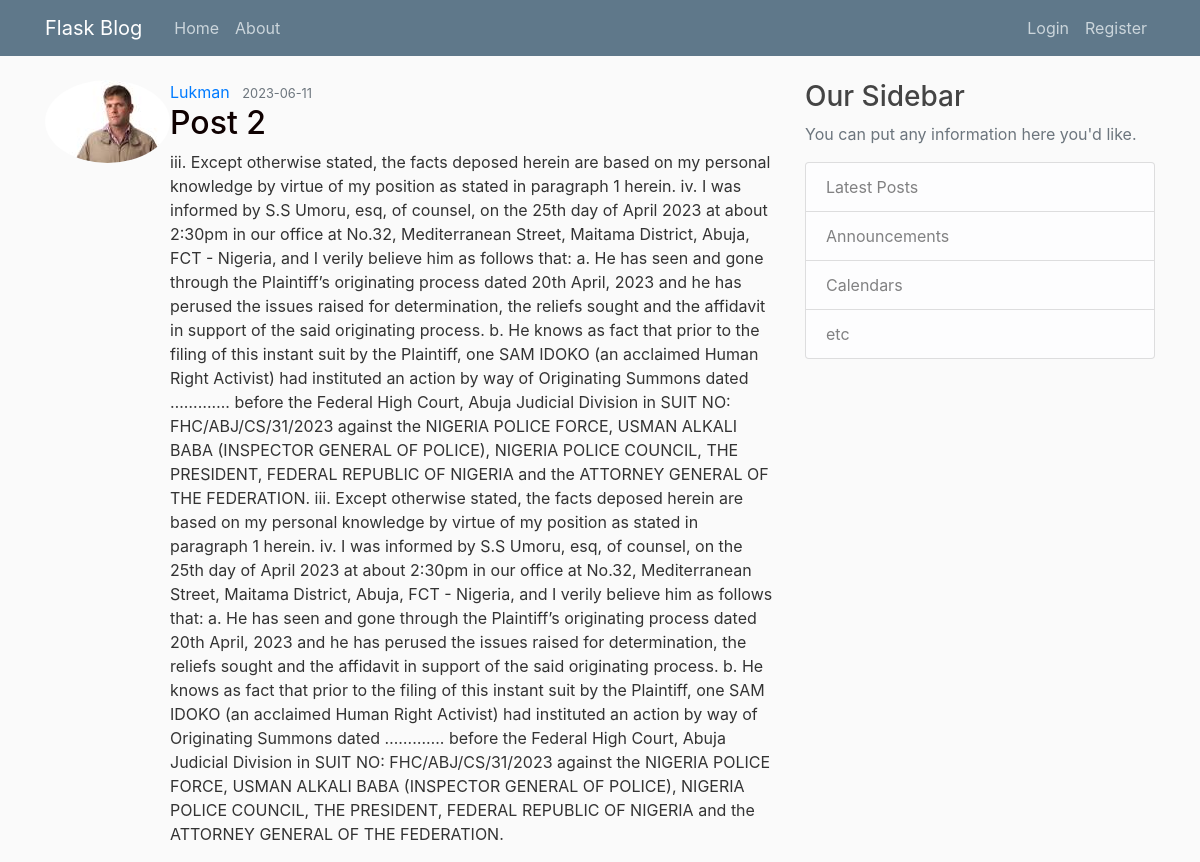
Screenshot of /post/2 with the database file from the repository.
### flaskblog/models.py (models this page shows, shortened)
class User(db.Model, UserMixin):
    id = db.Column(db.Integer, primary_key=True)
    username = db.Column(db.String(20), unique=True, nullable=False)
    email = db.Column(db.String(120), unique=True, nullable=False)
    image_file = db.Column(db.String(20), nullable=False, default='default.jpg')
    password = db.Column(db.String(60), nullable=False)
    posts = db.relationship('Post', backref='author', lazy=True)

class Post(db.Model):
    id = db.Column(db.Integer, primary_key=True)
    title = db.Column(db.String(100), nullable=False)
    date_posted = db.Column(db.DateTime, nullable=False, default=datetime.utcnow)
    content = db.Column(db.Text, nullable=False)
    user_id = db.Column(db.Integer, db.ForeignKey('user.id'), nullable=False)

### flaskblog/posts/routes.py (the view)
@posts.route('/post/<int:post_id>')
def post(post_id):
    post = Post.query.get_or_404(post_id)
    return render_template('post.html', title=post.title, post=post)

### flaskblog/templates/post.html (shortened to what this page needs)
{% extends 'layout.html' %}
{% block content %}
<article class="media content-section">
    <img class="rounded-circle article-img" src="{{ url_for('static', filename='profile_pics/'
     + post.author.image_file) }}">
<div class="mdeia-body">
   <div class="article-metadata">
   <a href="{{ url_for('posts.user_posts', username=post.author.username) }}" class="mr-2">{{ post.author.username }}</a>
   <small class="text-muted">{{ post.date_posted.strftime('%Y-%m-%d') }}</small>
</div>
<h2 class="article-title">{{ post.title }}</h2>
<p class="article-content">{{ post.content }}</p>
</div>
</article>
{% endblock %}

### flaskblog/static/css/main.css (style rules this page uses)
body { background: #fafafa; color: #333333; margin-top: 5rem; }
h1, h2, h3, h4, h5, h6 { color: #444444; }
:root { --main-green: #79dd09; --main-green-rgb-015: rgba(121, 221, 9, 0.1); --main-yellow: #bdbb49; --main-yellow-rgb-015: rgba(189, 187, 73, 0.1); --main-red: #bd150b; --main-red-rgb-015: rgba(189, 21, 11, 0.1); --main-blue: #0076bd; --main-blue-rgb-015: rgba(0, 118, 189, 0.1); }
.article-title { color: #0f0101; }

### rows the page displays
User: image_file (picture), author.username "Lukman"
Post: date_posted "2023-06-11", title "Post 2", content "iii. Except otherwise stated, the facts deposed herein are based on my personal knowledge by virtue of my position as stated in paragraph 1 herein. iv. I was informed by S.S Umoru, esq, of counsel, on the 25th day of April 2023 at about 2:30pm in our office at No.32, Mediterranean Street, Maitama District, Abuja, FCT - Nigeria, and I verily believe him as follows that: a. He has seen and gone through the Plaintiff’s originating process dated 20th April, 2023 and he has perused the issues raised for determination, the reliefs sought and the affidavit in support of the said originating process. b. He knows as fact that prior to the filing of this instant suit by the Plaintiff, one SAM IDOKO…"
